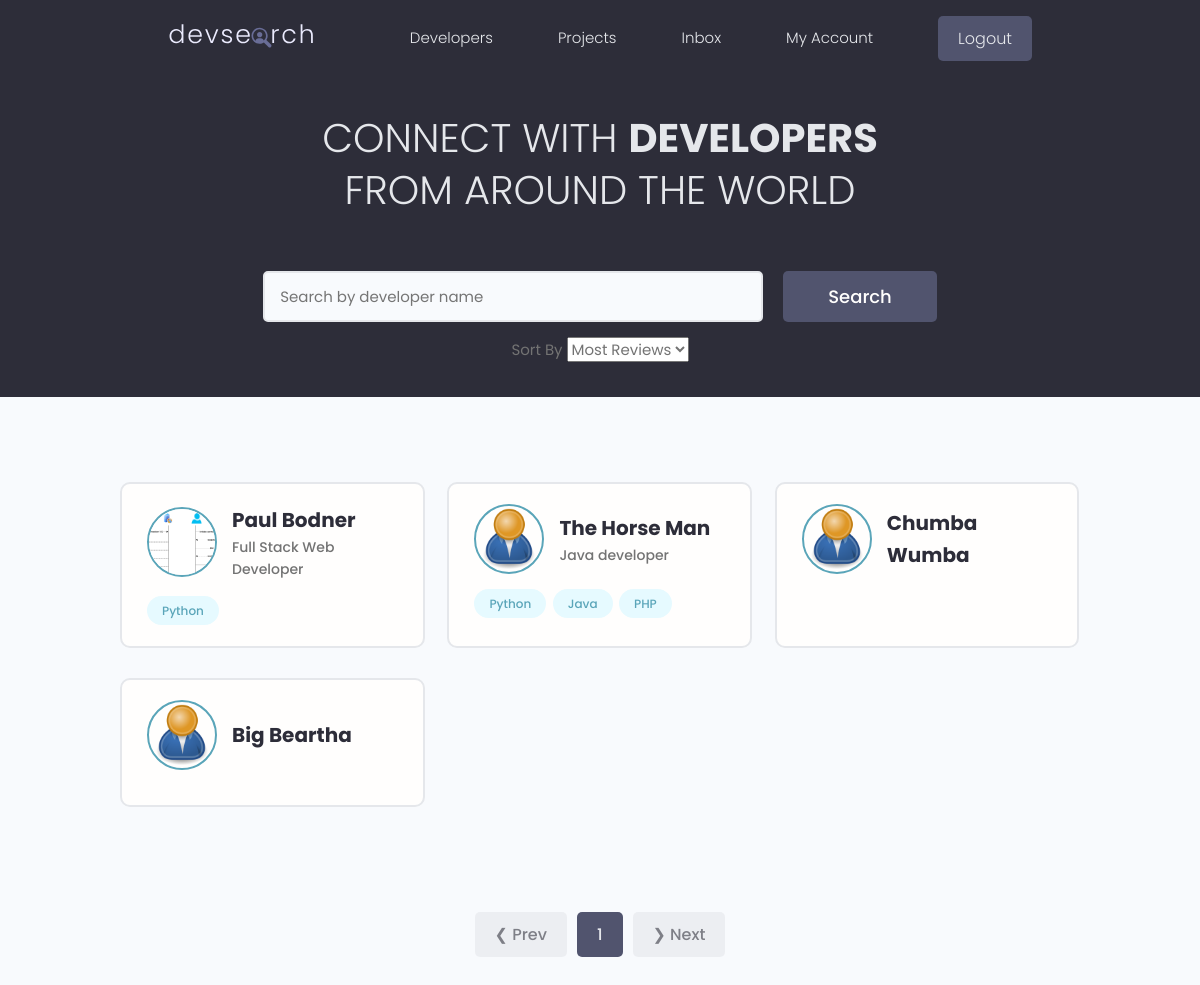
The page / (signed in) on the database its author committed.
### users/models.py (models this page shows, shortened)
class Profile(models.Model):
  user = models.OneToOneField(User, on_delete=models.CASCADE, null=True, blank=True,)
  name = models.CharField(max_length = 200, blank = True, null = True)
  email = models.EmailField(max_length=500, blank=True, null=True)
  username = models.CharField(max_length = 200, blank = True, null = True)
  username = models.CharField(max_length = 200, blank = True, null = True)
  short_intro = models.CharField(max_length = 200, blank = True, null = True)
  location = models.CharField(max_length = 200, blank = True, null = True)
  bio = models.TextField(max_length=500, blank=True, null=True)
  profile_image = models.ImageField(null = True, blank=True, upload_to='profiles/', default='profiles/user-default.png' )
  social_github = models.CharField(max_length = 200, blank = True, null = True)
  social_linkedIn= models.CharField(max_length = 200, blank = True, null = True)
  social_twitter = models.CharField(max_length = 200, blank = True, null = True)
  social_youtube = models.CharField(max_length = 200, blank = True, null = True)
  social_website = models.CharField(max_length = 200, blank = True, null = True)
  review_count = models.IntegerField(default=0)
  project_count = models.IntegerField(default=0)
  created = models.DateTimeField(auto_now_add=True)
  id = models.UUIDField(default=uuid.uuid4, unique=True, primary_key=True, editable=False)

class Skill(models.Model):
  owner = models.ForeignKey(Profile, on_delete=models.CASCADE, null=True, blank=True)
  name = models.CharField(max_length=50)
  description = models.TextField(max_length=500, null=True, blank=True)
  created = models.DateTimeField(auto_now_add=True)
  id = models.UUIDField(default=uuid.uuid4, unique=True, primary_key=True, editable=False)

### users/views.py (the view)
# urls.py: path('', views.profiles, name='profiles'),
def profiles(request):
  profiles, search_query, sort_by = searchProfiles(request)
  page = 1
  if request.GET.get('page'):
    page = request.GET.get('page')
  paginator = Paginator(profiles, 4)
  profiles = paginator.page(page)
  context = {
    'profiles': profiles,
    'paginator': paginator,
    'page': page,
    'search_query': search_query,
    'sort_by': sort_by
  }
  return render(request, 'users/profiles.html', context)

### users/utils.py (called while the page is built)
def searchProfiles(request):
  search_query = ''
  sort_by = '-review_count'
  if request.GET.get('sort_by'):
    sort_by=request.GET.get('sort_by')
  if request.GET.get('search_query'):
    search_query = request.GET.get('search_query')
  skills = Skill.objects.filter(name__iexact=search_query)
  profiles = Profile.objects.distinct().filter(
    Q(name__icontains=search_query) |
    Q(short_intro__icontains=search_query) |
    Q(skill__in=skills)
    ).order_by(sort_by, '-name')
  return profiles, search_query, sort_by

### users/templates/users/profiles.html (shortened to what this page needs)
{% extends 'main.html' %}
{% block content %}
<main class="home">
  <section class="hero-section text-center">
    <div class="container container--narrow">
      <div class="hero-section__box">
        <h2>CONNECT WITH <span>DEVELOPERS</span></h2>
        <h2>FROM AROUND THE WORLD</h2>
      </div>
      <div class="hero-section__search">
        <form id="searchForm" class="form" action="{% url 'profiles' %}" method="get">
          <div class="form__field">
            <input class="input input--text" id="formInput#search" type="text" name="search_query"
              value="{{ seach_query }}" placeholder="Search by developer name" />
          </div>
          <input class="btn btn--sub btn--lg" type="submit" value="Search" />
        </form>
        <form action="{% url 'profiles' %}">
          <label> Sort By
            <select name="sort_by" id="formInput#sort-by" value="{{ sort_by }}" onchange="this.form.submit()">
              {% if sort_by == "-review_count" %}
              <option value="-review_count">Most Reviews</option>
              {% elif sort_by == "-project_count" %}
              <option value="-project_count">Most Projects</option>
              <option value="-review_count">Most Reviews</option>
              <option value="created">Oldest</option>
              <option value="-created">Newset</option>
              {% elif sort_by == "created" %}
              <option value="created">Oldest</option>
              <option value="-review_count">Most Reviews</option>
              <option value="-project_count">Most Projects</option>
              <option value="-created">Newset</option>
              {% elif sort_by == "-created" %}
              <option value="-created">Newset</option>
              <option value="-review_count">Most Reviews</option>
              <option value="-project_count">Most Projects</option>
              <option value="created">Oldest</option>
              {% endif %}
            </select>
          </label>
        </form>
      </div>
    </div>
  </section>
  <section class="devlist">
    <div class="container">
      <div class="grid grid--three">
        {% for profile in profiles %}
        <div class="column card">
          <div class="dev">
            <a href="{% url 'user-profile' profile.id %}" class="card__body">
              <div class="dev__profile">
                <img class="avatar avatar--md" src="{{ profile.profile_image.url }}" alt="image" />
                <div class="dev__meta">
                  <h3>{{ profile.name }}</h3>
                  {% if profile.short_intro %}
                  <h5>{{ profile.short_intro|slice:"60" }}</h5>
                  {% endif %}
                </div>
              </div>
              <div class="dev__skills">
                {% for skill in profile.skill_set.all|slice:"5" %}
                <span class="tag tag--pill tag--main">
                  <small>{{ skill.name }}</small>
                </span>
                {% endfor %}
              </div>
            </a>
          </div>
        </div>
        {% endfor %}
      </div>
    </div>
  </section>
  <div class="pagination">
    <ul class="container">
      {% if profiles.has_previous %}
      <li><a href="?page={{ profiles.previous_page_number }}" class="btn pageLink" data-page="{{ profiles.previous_page_number }}">&#10094; Prev</a></li>
      {% else %}
      <li><a href="#" class="btn btn--disabled">&#10094; Prev</a></li>
      {% endif %}
      {% for num in paginator.page_range %}
        {% if num == profiles.number %}
          <li><a href="#" class="btn btn--sub pageLink" data-page="{{ num }}">{{ num }}</a></li>
        {% else %}
          <li><a href="?page={{ num }}" class="btn pageLink" data-page="{{ num }}">{{ num }}</a></li>
        {% endif %}
      {% endfor %}
      {% if profiles.has_next %}
      <li><a href="?page={{ profiles.next_page_number }}" class="btn pageLink" data-page="{{ profiles.next_page_number }}">&#10095; Next</a></li>
      {% else %}
      <li><a href="#" class="btn btn--disabled">&#10095; Next</a></li>
      {% endif %}
    </ul>
  </div>
</main>
{% endblock content %}

### static/styles/app.css (style rules this page uses)
:root { --color-sub: #2d2d39; }
.btn--sub { background-color: var(--color-sub-light); }
.card { border: 2px solid var(--color-light); }
img { width: 100%; }
.hero-section { height: 40vh; display: flex; align-items: center; background-color: var(--color-sub); }
.hero-section__box { margin-bottom: 4rem; }
.hero-section__box > h2, .hero-section__box > h2 > span { font-size: 4rem; color: var(--color-light); line-height: 1.3; text-transform: uppercase; }
.hero-section__box > h2 { font-weight: 300; }
.hero-section__box > h2 > span { font-weight: 700; }
.hero-section__search > .form { display: flex; align-items: center; justify-content: center; gap: 2rem; }
.hero-section__search > .form input.input--text { width: 50rem; }
.devlist { margin-top: 8rem; }
.devlist .grid { align-items: stretch; }
.devlist .dev .dev__profile { display: flex; align-items: center; gap: 1.5rem; }
.devlist .dev .dev__meta h3 { color: var(--color-sub); font-size: 2rem; font-weight: 700; }
.devlist .dev .dev__meta h5 { color: var(--color-text); font-size: 1.4rem; font-weight: 500; }
.pagination { margin-top: 8rem; margin-bottom: 10rem; }
.pagination > ul { flex-wrap: wrap; list-style: none; display: flex; align-items: center; justify-content: center; gap: 1rem; }
.pagination .btn { color: var(--color-sub); }
.pagination .btn.btn--sub { color: var(--color-light); }

### static/uikit/styles/modules/_variables.css (style rules this page uses)
:root { --color-main: #5aa5b9; --color-main-light: #e6faff; --color-sub: #3f4156; --color-sub-light: #51546e; --color-sub-lighter: #ededfd; --color-text: #737373; --color-gray: #8b8b8b; --color-light: #e5e7eb; --color-light-gray: #767676; --color-bg: #f8fafd; --color-white: #fffefd; --color-white-light: #f3f3f3; --color-success: #359e64; --color-success-bg: #def8e8; --color-error: #fc4b0b; --color-error-bg: #fff2ee; --font-base: 'Poppins', arial, helvetica, 'Segoe UI', roboto, ubuntu, sans-serif; --font-monospace: 'Fira Code', 'Courier New', courier, monospace; --font-regular: 300; --font-medium: 500; --font-bold: 700; --generic-shadow: 1px 1px 5px #00000010; --generic-transition: all 0.3s ease-in-out; }

### static/uikit/styles/modules/_base.css (style rules this page uses)
* { margin: 0; padding: 0; box-sizing: border-box; text-rendering: optimizeLegibility; color: inherit; font-size: inherit; }
html { font-size: 50%; }
@media only screen and (min-width: 480px) { html { font-size: 56.25%; } }
@media only screen and (min-width: 1200px) { html { font-size: 62.5%; } }
body { line-height: 1.6; font-weight: 400; font-size: 1.5rem; color: var(--color-text); background-color: var(--color-bg); min-height: 100vh; }

### static/uikit/styles/modules/_typography.css (style rules this page uses)
* { font-family: var(--font-base); }
h2 { font-size: 3.6rem; font-weight: var(--font-bold); }
h3 { font-size: 3.2rem; font-weight: var(--font-medium); }
h5 { font-size: 2.4rem; font-weight: var(--font-medium); }
h5, h6 { font-weight: var(--font-regular); }
p, span, strong { font-size: 1.6rem; color: var(--color-text); font-weight: var(--font-regular); }
a { padding-bottom: 2px; text-decoration: none; display: inline-block; color: var(--color-main); font-weight: var(--font-medium); }

### static/uikit/styles/modules/_utilities.css (style rules this page uses)
.container { width: 92%; max-width: 165rem; margin: 0 auto; box-sizing: border-box; }
.container--narrow { width: 92%; max-width: 120rem; }
@media screen and (min-width: 1000px) { .container { width: 90%; } }
@media screen and (min-width: 1000px) { .container--narrow { width: 85%; } }
@media screen and (min-width: 1200px) { .container { width: 80%; } }
@media screen and (min-width: 1200px) { .container--narrow { width: 72%; } }
.text-center { text-align: center; }

### static/uikit/styles/modules/_avatar.css (style rules this page uses)
.avatar { border-radius: 50%; border: 2px solid var(--color-main); object-fit: cover; }
.avatar--md { height: 7rem; width: 7rem; }

### static/uikit/styles/modules/_button.css (style rules this page uses)
.btn { display: inline-block; position: relative; cursor: pointer; background-color: var(--color-light); font-weight: var(--font-medium); color: var(--color-sub); text-decoration: none; padding: 1rem 2rem; border-radius: 0.5rem; border: none; width: -webkit-fit-content; width: -moz-fit-content; width: fit-content; height: -webkit-fit-content; height: -moz-fit-content; height: fit-content; font-size: 1.6rem; outline-width: 0; outline-color: transparent; -webkit-backface-visibility: hidden; backface-visibility: hidden; transition: all 0.3s ease-in-out; }
.btn:disabled, .btn--disabled { cursor: not-allowed; opacity: 0.6; }
.btn--sub { background-color: var(--color-sub); color: var(--color-white); }
.btn--lg { font-size: 1.8rem; padding: 1.2rem 4.5rem; }

### rows shown on the page
Profile: profile_image (picture), name "Paul Bodner", short_intro "Full Stack Web Developer"
Skill: name "Python"
Profile: profile_image (placeholder picture), name "The Horse Man", short_intro "Java developer"
Skill: name "Python"
Skill: name "Java"
Skill: name "PHP"
Profile: profile_image (placeholder picture), name "Chumba Wumba"
Profile: profile_image (placeholder picture), name "Big Beartha"

### other values the page prints
{{ num }} "1"
